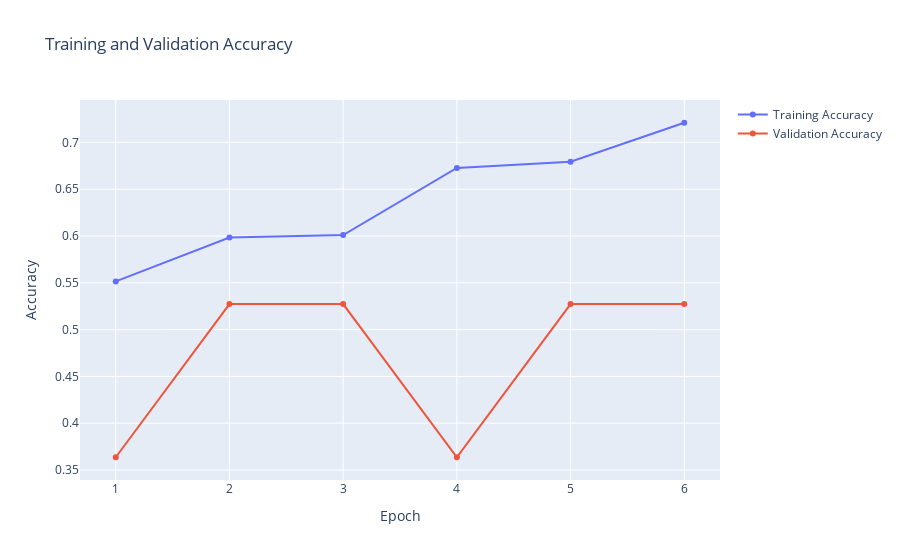
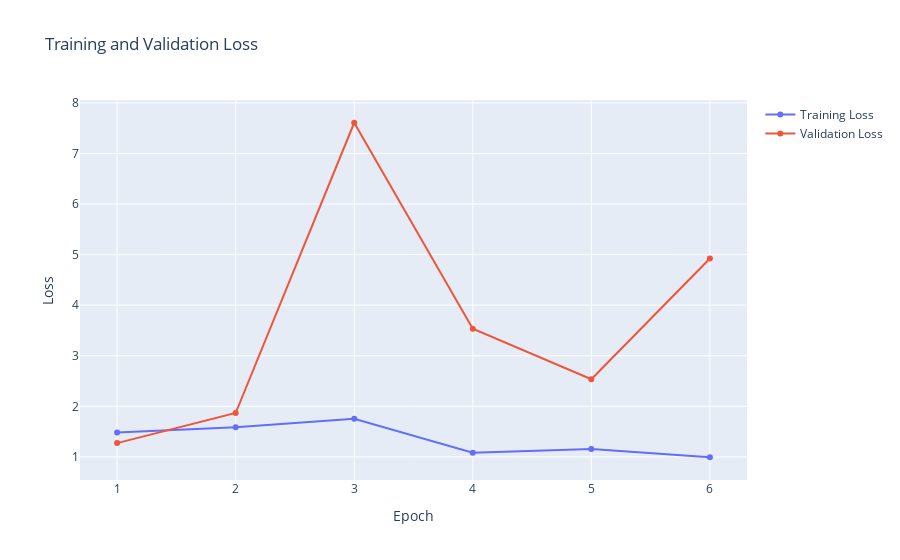

Notebook source saved alongside these figures, in order:
### Code cell
def history_plot(epochs, history):
    fig1 = make_subplots()
    fig1.add_trace(go.Scatter(x = np.arange(1,epochs+1), y = history.history["accuracy"], name = "Training Accuracy"))
    fig1.add_trace(go.Scatter(x = np.arange(1,epochs+1), y = history.history["val_accuracy"], name = "Validation Accuracy"))
    fig1.update_layout(title = "Training and Validation Accuracy", xaxis_title = "Epoch", yaxis_title = "Accuracy")
    fig1.show()

    fig2 = make_subplots()
    fig2.add_trace(go.Scatter(x = np.arange(1,epochs+1), y = history.history["loss"], name = "Training Loss"))
    fig2.add_trace(go.Scatter(x = np.arange(1,epochs+1), y = history.history["val_loss"], name = "Validation Loss"))
    fig2.update_layout(title = "Training and Validation Loss", xaxis_title = "Epoch", yaxis_title = "Loss")
    fig2.show()

history_plot(epochs, history)

### Figure 1 — Plotly figure (JSON) as saved in the notebook; plotly's stock layout.template omitted (floating-point values rounded to 4 significant figures)
{"data": [{"name": "Training Accuracy", "x": [1, 2, 3, 4, 5, 6, 7, 8, 9, 10, 11, 12, 13, 14, 15, 16, 17, 18, 19, 20, 21, 22, 23, 24, 25, 26, 27, 28, 29, 30, 31, 32, 33, 34, 35, 36, 37, 38, 39, 40, 41, 42, 43, 44, 45, 46, 47, 48, 49, 50], "y": [0.5515, 0.5984, 0.601, 0.6728, 0.6793, 0.721], "type": "scatter"}, {"name": "Validation Accuracy", "x": [1, 2, 3, 4, 5, 6, 7, 8, 9, 10, 11, 12, 13, 14, 15, 16, 17, 18, 19, 20, 21, 22, 23, 24, 25, 26, 27, 28, 29, 30, 31, 32, 33, 34, 35, 36, 37, 38, 39, 40, 41, 42, 43, 44, 45, 46, 47, 48, 49, 50], "y": [0.3636, 0.5273, 0.5273, 0.3636, 0.5273, 0.5273], "type": "scatter"}], "layout": {"xaxis": {"anchor": "y", "domain": [0, 1], "title": {"text": "Epoch"}, "type": "linear", "range": [0.6678, 6.332], "autorange": true}, "yaxis": {"anchor": "x", "domain": [0, 1], "title": {"text": "Accuracy"}, "type": "linear", "range": [0.3375, 0.7472], "autorange": true}, "title": {"text": "Training and Validation Accuracy"}, "autosize": true}}

### Figure 2 — Plotly figure (JSON) as saved in the notebook; plotly's stock layout.template omitted (floating-point values rounded to 4 significant figures)
{"data": [{"name": "Training Loss", "x": [1, 2, 3, 4, 5, 6, 7, 8, 9, 10, 11, 12, 13, 14, 15, 16, 17, 18, 19, 20, 21, 22, 23, 24, 25, 26, 27, 28, 29, 30, 31, 32, 33, 34, 35, 36, 37, 38, 39, 40, 41, 42, 43, 44, 45, 46, 47, 48, 49, 50], "y": [1.482, 1.588, 1.753, 1.082, 1.156, 0.9928], "type": "scatter"}, {"name": "Validation Loss", "x": [1, 2, 3, 4, 5, 6, 7, 8, 9, 10, 11, 12, 13, 14, 15, 16, 17, 18, 19, 20, 21, 22, 23, 24, 25, 26, 27, 28, 29, 30, 31, 32, 33, 34, 35, 36, 37, 38, 39, 40, 41, 42, 43, 44, 45, 46, 47, 48, 49, 50], "y": [1.272, 1.867, 7.608, 3.536, 2.536, 4.924], "type": "scatter"}], "layout": {"xaxis": {"anchor": "y", "domain": [0, 1], "title": {"text": "Epoch"}, "type": "linear", "range": [0.6711, 6.329], "autorange": true}, "yaxis": {"anchor": "x", "domain": [0, 1], "title": {"text": "Loss"}, "type": "linear", "range": [0.5083, 8.092], "autorange": true}, "title": {"text": "Training and Validation Loss"}, "autosize": true}}
